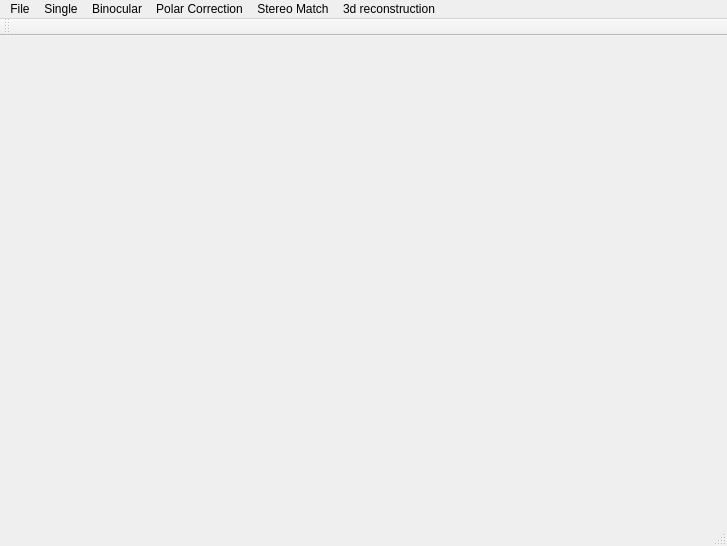
<?xml version="1.0" encoding="UTF-8"?>
<ui version="4.0">
 <class>MainWindow</class>
 <widget class="QMainWindow" name="MainWindow">
  <property name="geometry">
   <rect>
    <x>0</x>
    <y>0</y>
    <width>727</width>
    <height>546</height>
   </rect>
  </property>
  <property name="windowTitle">
   <string>MainWindow</string>
  </property>
  <widget class="QWidget" name="centralWidget">
   <layout class="QHBoxLayout" name="horizontalLayout_17">
    <item>
     <widget class="QStackedWidget" name="stackedWidget">
      <property name="currentIndex">
       <number>4</number>
      </property>
      <widget class="QWidget" name="page">
       <layout class="QHBoxLayout" name="horizontalLayout_13">
        <item alignment="Qt::AlignHCenter">
         <widget class="QWidget" name="widget" native="true">
          <layout class="QHBoxLayout" name="horizontalLayout_14">
           <item>
            <widget class="QLabel" name="label_2">
             <property name="styleSheet">
              <string notr="true">font: 48pt &quot;Agency FB&quot;;</string>
             </property>
             <property name="text">
              <string>Welcome!</string>
             </property>
            </widget>
           </item>
          </layout>
         </widget>
        </item>
       </layout>
      </widget>
      <widget class="QWidget" name="pageCalibration">
       <layout class="QVBoxLayout" name="verticalLayout" stretch="3,1,1,12">
        <item>
         <layout class="QHBoxLayout" name="horizontalLayout_5">
          <item>
           <widget class="QGroupBox" name="groupBox_2">
            <property name="title">
             <string>左摄像头</string>
            </property>
            <layout class="QHBoxLayout" name="horizontalLayout_9">
             <item>
              <widget class="QLabel" name="l_IntrinLabel">
               <property name="text">
                <string/>
               </property>
              </widget>
             </item>
            </layout>
           </widget>
          </item>
          <item>
           <widget class="QGroupBox" name="groupBox_4">
            <property name="title">
             <string>右摄像头</string>
            </property>
            <layout class="QHBoxLayout" name="horizontalLayout_10">
             <item>
              <widget class="QLabel" name="r_IntrinLabel">
               <property name="text">
                <string/>
               </property>
              </widget>
             </item>
            </layout>
           </widget>
          </item>
         </layout>
        </item>
        <item>
         <layout class="QHBoxLayout" name="horizontalLayout">
          <item>
           <widget class="QGroupBox" name="groupBox">
            <property name="title">
             <string>畸变系数</string>
            </property>
            <layout class="QHBoxLayout" name="horizontalLayout_11">
             <item>
              <widget class="QLabel" name="l_DistorLabel">
               <property name="text">
                <string/>
               </property>
              </widget>
             </item>
            </layout>
           </widget>
          </item>
          <item>
           <widget class="QGroupBox" name="groupBox_5">
            <property name="title">
             <string>畸变系数</string>
            </property>
            <layout class="QHBoxLayout" name="horizontalLayout_12">
             <item>
              <widget class="QLabel" name="r_DistorLabel">
               <property name="text">
                <string/>
               </property>
              </widget>
             </item>
            </layout>
           </widget>
          </item>
         </layout>
        </item>
        <item>
         <layout class="QHBoxLayout" name="horizontalLayout_4" stretch="1,1">
          <item>
           <widget class="QGroupBox" name="groupBox_3">
            <property name="title">
             <string>Left</string>
            </property>
            <layout class="QHBoxLayout" name="horizontalLayout_3" stretch="1,9,0">
             <item>
              <widget class="QPushButton" name="adddataBut">
               <property name="text">
                <string>add data</string>
               </property>
              </widget>
             </item>
             <item>
              <spacer name="horizontalSpacer_2">
               <property name="orientation">
                <enum>Qt::Horizontal</enum>
               </property>
               <property name="sizeHint" stdset="0">
                <size>
                 <width>40</width>
                 <height>20</height>
                </size>
               </property>
              </spacer>
             </item>
             <item>
              <widget class="QPushButton" name="leftUndistored">
               <property name="text">
                <string>undistored</string>
               </property>
              </widget>
             </item>
            </layout>
           </widget>
          </item>
          <item>
           <widget class="QGroupBox" name="groupBox_6">
            <property name="title">
             <string>Right</string>
            </property>
            <layout class="QHBoxLayout" name="horizontalLayout_6" stretch="1,9,0">
             <item>
              <widget class="QPushButton" name="rightAddData">
               <property name="text">
                <string>add data</string>
               </property>
              </widget>
             </item>
             <item>
              <spacer name="horizontalSpacer">
               <property name="orientation">
                <enum>Qt::Horizontal</enum>
               </property>
               <property name="sizeHint" stdset="0">
                <size>
                 <width>40</width>
                 <height>20</height>
                </size>
               </property>
              </spacer>
             </item>
             <item>
              <widget class="QPushButton" name="rightUndistored">
               <property name="text">
                <string>undistored</string>
               </property>
              </widget>
             </item>
            </layout>
           </widget>
          </item>
         </layout>
        </item>
        <item>
         <layout class="QHBoxLayout" name="horizontalLayout_8">
          <item>
           <widget class="QTableView" name="tableView"/>
          </item>
          <item>
           <widget class="QTableView" name="tableView_2"/>
          </item>
         </layout>
        </item>
       </layout>
      </widget>
      <widget class="QWidget" name="pageBinocular">
       <layout class="QVBoxLayout" name="verticalLayout_3" stretch="1,1,10">
        <item>
         <layout class="QHBoxLayout" name="horizontalLayout_15">
          <item>
           <widget class="QGroupBox" name="groupBox_9">
            <property name="title">
             <string>R</string>
            </property>
            <layout class="QHBoxLayout" name="horizontalLayout_16">
             <item>
              <widget class="QLabel" name="bin_Rlabel">
               <property name="text">
                <string/>
               </property>
              </widget>
             </item>
            </layout>
           </widget>
          </item>
          <item>
           <widget class="QGroupBox" name="groupBox_7">
            <property name="title">
             <string>T</string>
            </property>
            <layout class="QHBoxLayout" name="horizontalLayout_7">
             <item>
              <widget class="QLabel" name="bin_Tlabel">
               <property name="text">
                <string/>
               </property>
              </widget>
             </item>
            </layout>
           </widget>
          </item>
         </layout>
        </item>
        <item>
         <widget class="QGroupBox" name="groupBox_8">
          <property name="title">
           <string>Options</string>
          </property>
          <layout class="QHBoxLayout" name="horizontalLayout_2" stretch="1,9">
           <item>
            <widget class="QPushButton" name="bincularAddBut">
             <property name="text">
              <string>addData</string>
             </property>
            </widget>
           </item>
           <item>
            <spacer name="horizontalSpacer_3">
             <property name="orientation">
              <enum>Qt::Horizontal</enum>
             </property>
             <property name="sizeHint" stdset="0">
              <size>
               <width>40</width>
               <height>20</height>
              </size>
             </property>
            </spacer>
           </item>
          </layout>
         </widget>
        </item>
        <item>
         <widget class="QTableView" name="binTable"/>
        </item>
       </layout>
      </widget>
      <widget class="QWidget" name="pagePolar">
       <layout class="QVBoxLayout" name="verticalLayout_2">
        <item>
         <layout class="QHBoxLayout" name="horizontalLayout_19">
          <item>
           <spacer name="horizontalSpacer_4">
            <property name="orientation">
             <enum>Qt::Horizontal</enum>
            </property>
            <property name="sizeHint" stdset="0">
             <size>
              <width>40</width>
              <height>20</height>
             </size>
            </property>
           </spacer>
          </item>
          <item>
           <widget class="QPushButton" name="polar_Open">
            <property name="text">
             <string>Open</string>
            </property>
           </widget>
          </item>
          <item>
           <widget class="QPushButton" name="savePolarBut">
            <property name="text">
             <string>Save</string>
            </property>
           </widget>
          </item>
         </layout>
        </item>
        <item>
         <widget class="QScrollArea" name="scrollArea">
          <property name="widgetResizable">
           <bool>true</bool>
          </property>
          <widget class="QWidget" name="scrollAreaWidgetContents">
           <property name="geometry">
            <rect>
             <x>0</x>
             <y>0</y>
             <width>98</width>
             <height>48</height>
            </rect>
           </property>
           <layout class="QVBoxLayout" name="verticalLayout_4" stretch="10">
            <item alignment="Qt::AlignHCenter|Qt::AlignVCenter">
             <widget class="QWidget" name="widget_2" native="true">
              <layout class="QHBoxLayout" name="horizontalLayout_18">
               <item>
                <widget class="QLabel" name="imgLabel">
                 <property name="text">
                  <string>TextLabel</string>
                 </property>
                </widget>
               </item>
              </layout>
             </widget>
            </item>
           </layout>
          </widget>
         </widget>
        </item>
       </layout>
      </widget>
      <widget class="QWidget" name="stereoMatchPage">
       <layout class="QVBoxLayout" name="verticalLayout_5">
        <property name="spacing">
         <number>0</number>
        </property>
        <property name="leftMargin">
         <number>0</number>
        </property>
        <property name="topMargin">
         <number>0</number>
        </property>
        <property name="rightMargin">
         <number>0</number>
        </property>
        <property name="bottomMargin">
         <number>0</number>
        </property>
        <item>
         <widget class="StereoForm" name="steroContainer" native="true">
          <layout class="QHBoxLayout" name="horizontalLayout_20">
           <property name="spacing">
            <number>0</number>
           </property>
           <property name="leftMargin">
            <number>0</number>
           </property>
           <property name="topMargin">
            <number>0</number>
           </property>
           <property name="rightMargin">
            <number>0</number>
           </property>
           <property name="bottomMargin">
            <number>0</number>
           </property>
          </layout>
         </widget>
        </item>
       </layout>
      </widget>
      <widget class="QWidget" name="reproject3d">
       <layout class="QHBoxLayout" name="horizontalLayout_26">
        <property name="spacing">
         <number>0</number>
        </property>
        <property name="leftMargin">
         <number>0</number>
        </property>
        <property name="topMargin">
         <number>0</number>
        </property>
        <property name="rightMargin">
         <number>0</number>
        </property>
        <property name="bottomMargin">
         <number>0</number>
        </property>
        <item>
         <widget class="QWidget" name="widget_6" native="true">
          <layout class="QVBoxLayout" name="verticalLayout_8" stretch="1,20">
           <item>
            <widget class="QWidget" name="widget_7" native="true">
             <layout class="QHBoxLayout" name="horizontalLayout_27">
              <property name="spacing">
               <number>0</number>
              </property>
              <property name="leftMargin">
               <number>0</number>
              </property>
              <property name="topMargin">
               <number>0</number>
              </property>
              <property name="rightMargin">
               <number>0</number>
              </property>
              <property name="bottomMargin">
               <number>0</number>
              </property>
              <item>
               <widget class="QPushButton" name="reproject_AddBut">
                <property name="text">
                 <string>+</string>
                </property>
               </widget>
              </item>
              <item>
               <widget class="QPushButton" name="reproject_SubBut">
                <property name="text">
                 <string>-</string>
                </property>
               </widget>
              </item>
              <item>
               <widget class="QPushButton" name="reproject_XAdd">
                <property name="text">
                 <string>→</string>
                </property>
               </widget>
              </item>
              <item>
               <widget class="QPushButton" name="reproject_XSub">
                <property name="text">
                 <string>←</string>
                </property>
               </widget>
              </item>
              <item>
               <widget class="QPushButton" name="reproject_YSub">
                <property name="text">
                 <string>↓</string>
                </property>
               </widget>
              </item>
              <item>
               <widget class="QPushButton" name="reproject_YAdd">
                <property name="text">
                 <string>↑</string>
                </property>
               </widget>
              </item>
              <item>
               <widget class="QPushButton" name="reproject_ZSub">
                <property name="text">
                 <string>↘</string>
                </property>
               </widget>
              </item>
              <item>
               <widget class="QPushButton" name="reproject_ZAdd">
                <property name="text">
                 <string>↖</string>
                </property>
               </widget>
              </item>
             </layout>
            </widget>
           </item>
           <item>
            <widget class="GLWidget" name="glWidget" native="true"/>
           </item>
          </layout>
         </widget>
        </item>
       </layout>
      </widget>
     </widget>
    </item>
   </layout>
  </widget>
  <widget class="QMenuBar" name="menuBar">
   <property name="geometry">
    <rect>
     <x>0</x>
     <y>0</y>
     <width>727</width>
     <height>21</height>
    </rect>
   </property>
   <widget class="QMenu" name="menuFile">
    <property name="title">
     <string>File</string>
    </property>
    <addaction name="actionOpen_file"/>
    <addaction name="actionNew"/>
    <addaction name="actionSave"/>
   </widget>
   <widget class="QMenu" name="menuCalibration">
    <property name="title">
     <string>Single</string>
    </property>
    <addaction name="actionTake_Photoes"/>
    <addaction name="actionSigalCamera"/>
   </widget>
   <widget class="QMenu" name="menuPolar">
    <property name="title">
     <string>Polar Correction</string>
    </property>
    <addaction name="actionPolar_Correction"/>
   </widget>
   <widget class="QMenu" name="menu3d_recongnition">
    <property name="title">
     <string>3d reconstruction</string>
    </property>
    <addaction name="action3D_reconstruction"/>
   </widget>
   <widget class="QMenu" name="menuBinocular">
    <property name="title">
     <string>Binocular</string>
    </property>
    <addaction name="actionTake_Photoes_2"/>
    <addaction name="actionDual"/>
   </widget>
   <widget class="QMenu" name="menuStereo_Match">
    <property name="title">
     <string>Stereo Match</string>
    </property>
    <addaction name="actionStereoMatch"/>
   </widget>
   <addaction name="menuFile"/>
   <addaction name="menuCalibration"/>
   <addaction name="menuBinocular"/>
   <addaction name="menuPolar"/>
   <addaction name="menuStereo_Match"/>
   <addaction name="menu3d_recongnition"/>
  </widget>
  <widget class="QToolBar" name="mainToolBar">
   <attribute name="toolBarArea">
    <enum>TopToolBarArea</enum>
   </attribute>
   <attribute name="toolBarBreak">
    <bool>false</bool>
   </attribute>
  </widget>
  <widget class="QStatusBar" name="statusBar"/>
  <action name="actionOpen_file">
   <property name="text">
    <string>open file</string>
   </property>
  </action>
  <action name="actionSave">
   <property name="text">
    <string>save                 Ctrl + S</string>
   </property>
  </action>
  <action name="actionDual">
   <property name="text">
    <string>Binocular</string>
   </property>
  </action>
  <action name="actionTake_Photoes">
   <property name="text">
    <string>Take Photos</string>
   </property>
  </action>
  <action name="actionNew">
   <property name="text">
    <string>new</string>
   </property>
  </action>
  <action name="actionSigalCamera">
   <property name="text">
    <string>Singal Camera</string>
   </property>
  </action>
  <action name="actionPolar_Correction">
   <property name="text">
    <string>Polar Correction</string>
   </property>
  </action>
  <action name="action3D_reconstruction">
   <property name="text">
    <string>3D reconstruction</string>
   </property>
  </action>
  <action name="actionTake_Photoes_2">
   <property name="text">
    <string>Take Photos</string>
   </property>
  </action>
  <action name="actionUndistort">
   <property name="text">
    <string>Undistorted</string>
   </property>
  </action>
  <action name="actionStereoMatch">
   <property name="text">
    <string>StereoMatch</string>
   </property>
  </action>
 </widget>
 <layoutdefault spacing="6" margin="11"/>
 <customwidgets>
  <customwidget>
   <class>GLWidget</class>
   <extends>QWidget</extends>
   <header>glwidget.h</header>
   <container>1</container>
  </customwidget>
  <customwidget>
   <class>StereoForm</class>
   <extends>QWidget</extends>
   <header location="global">stereoform.h</header>
   <container>1</container>
  </customwidget>
 </customwidgets>
 <resources/>
 <connections/>
</ui>
